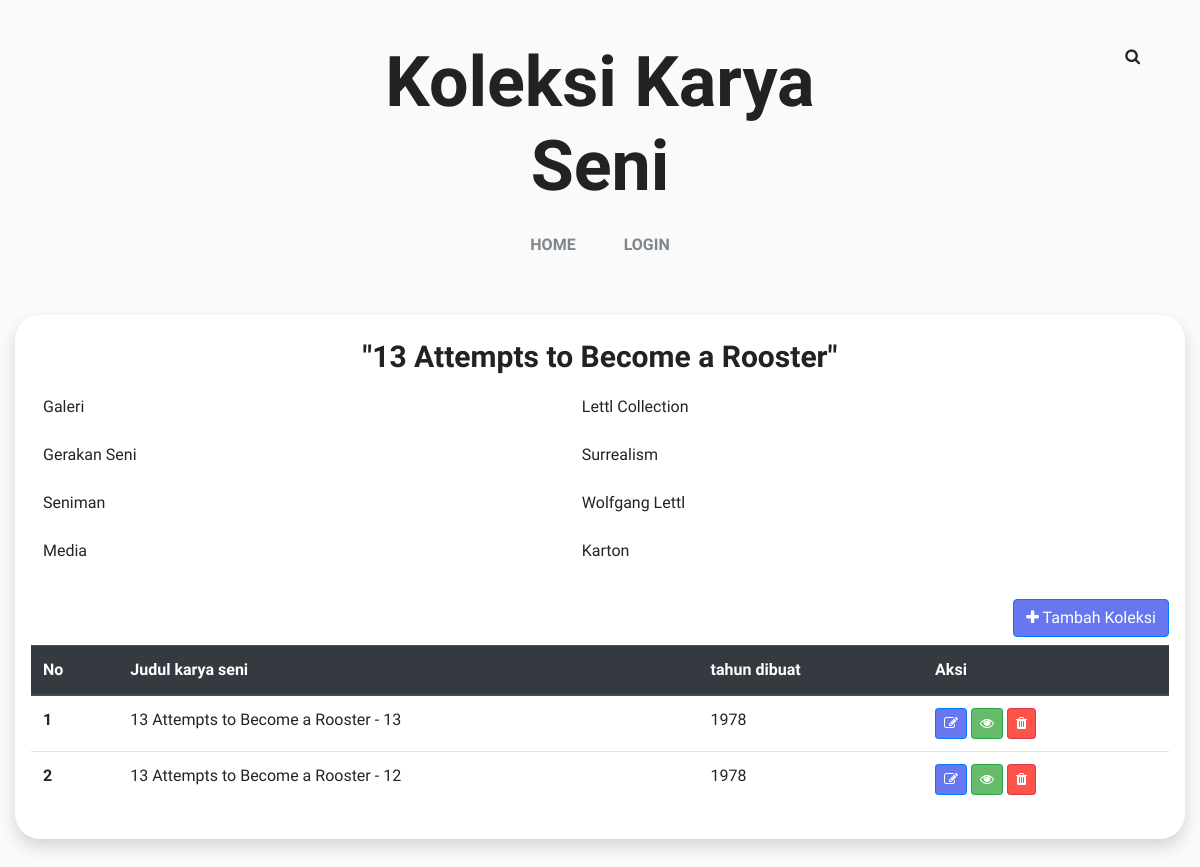
/art/koleksi_artikel/1, run on an earlier commit of the app's database.
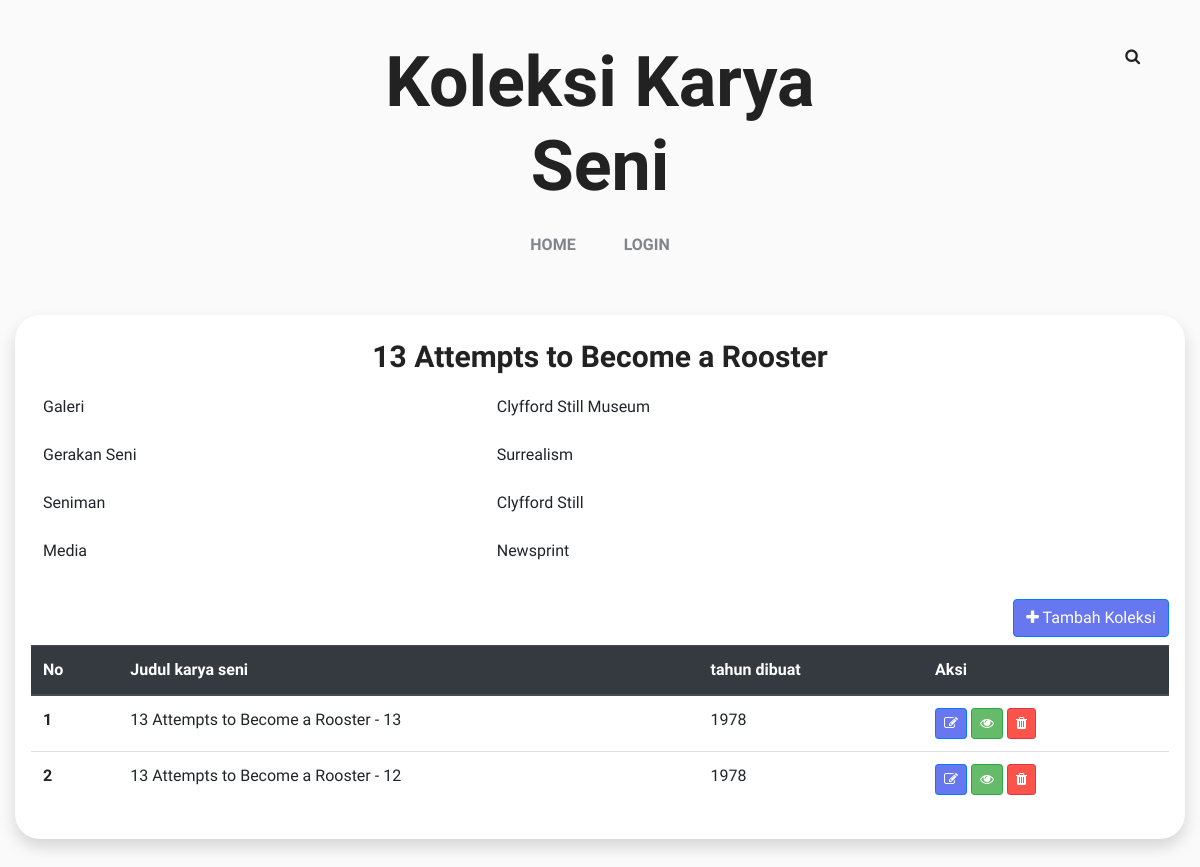
And on a later commit of the database.
### tables this page shows
CREATE TABLE `tr_artikel` (
  `id_artikel` int(11) NOT NULL,
  `id_seniman` int(11) NOT NULL,
  `id_media` int(11) NOT NULL,
  `id_galeri` int(11) NOT NULL,
  `id_jenis` int(11) NOT NULL,
  `judul` varchar(255) NOT NULL,
  `deskripsi` text NOT NULL
);

CREATE TABLE `m_galeri` (
  `id_galeri` int(11) NOT NULL,
  `nama_galeri` varchar(255) NOT NULL,
  `kota` varchar(255) NOT NULL,
  `negara` varchar(255) NOT NULL,
  `foto` varchar(255) NOT NULL,
  `desk_galeri` text NOT NULL
);

CREATE TABLE `m_seniman` (
  `id_seniman` int(11) NOT NULL,
  `nama_seniman` varchar(255) NOT NULL,
  `desk_seniman` text NOT NULL,
  `tanggal_lahir` date NOT NULL
);

CREATE TABLE `m_media` (
  `id_media` int(11) NOT NULL,
  `nama_media` varchar(255) NOT NULL,
  `desk_media` text NOT NULL
);

CREATE TABLE `m_jenis` (
  `id_jenis` int(11) NOT NULL,
  `nama_jenis` varchar(255) NOT NULL,
  `desk_jenis` text NOT NULL,
  `tahun_awal` int(11) NOT NULL
);

### application/controllers/Art.php (called while the page is built, shortened)
<?php
class Art extends CI_Controller {
	public function koleksi_artikel($id)
	{
		$title = array(
			"title" => "Koleksi Karya Seni"
		  );
		$data['artikel'] = $this->m_item->get_detail_artikel($id);
		$data['art'] = $this->m_item->get_all_art($id);
		$this->load->view('header', $title);
		$this->load->view('list-art',$data);
		$this->load->view('footer');
	}
}

### index.php (called while the page is built, shortened)
<?php
require_once BASEPATH.'core/CodeIgniter.php';

### application/models/m_item.php (called while the page is built, shortened)
<?php
class M_item extends CI_Model{
	public function get_detail_artikel($id) {
		return $this->db->query("SELECT a.id_artikel,a.judul,a.deskripsi,b.nama_seniman,b.id_seniman,c.nama_galeri,c.id_galeri,d.nama_media,d.id_media,e.nama_jenis,e.id_jenis FROM tr_artikel as a LEFT JOIN m_seniman AS b ON a.id_seniman=b.id_seniman JOIN m_galeri AS c ON a.id_galeri=c.id_galeri JOIN m_media AS d ON a.id_media=d.id_media JOIN m_jenis AS e ON a.id_jenis=e.id_jenis WHERE a.id_artikel = $id ")->result();
	}
	public function get_all_art($id) {
		return $this->db->query("SELECT * FROM tr_artikel AS a RIGHT JOIN tr_art AS b ON a.id_artikel=b.id_artikel WHERE a.id_artikel = $id")->result();
	}
}
?>

### application/views/list-art.php (the view)
<div class="blog__single__page pb-5">
	<article class="blog__article pt-2 ">
		<blockquote class="shadow bg-white p-3 mb-5" style="text-align: -webkit-center;">
		<?php foreach($artikel as $data_artikel): ?>
		<h3 class="my-2"><?=$data_artikel->judul?></h3>
		<table class="table table-borderless">
			<tr>
				<td>Galeri</td>
				<td><?=$data_artikel->nama_galeri?></td>
			</tr>
			<tr>
				<td>Gerakan Seni</td>
				<td><?=$data_artikel->nama_jenis?></td>
			</tr>
			<tr>
				<td>Seniman</td>
				<td><?=$data_artikel->nama_seniman?></td>
			</tr>
			<tr>
				<td>Media</td>
				<td><?=$data_artikel->nama_media?></td>
			</tr>
		</table>
		<div class="text-right float-right">
			<a  href="<?= base_url('admin/art/'.$data_artikel->id_artikel) ?>" class="btn btn-primary my-2"><i class="fa fa-plus"></i> Tambah Koleksi</a>
		</div>
		<table class="table">
				<thead class="thead-dark">
				  <tr>
					<th scope="col">No</th>
					<th scope="col">Judul karya seni</th>
					<th scope="col">tahun dibuat</th>
					<th scope="col">Aksi</th>
				  </tr>
				</thead>
				<tbody>
				<?php $no = 1; foreach($art as $data){?>
				  <tr>
					<th scope="row"><?=$no; $no++ ;?></th>
					<td><?=$data->judul_art?></td>
					<td><?=$data->tahun_dibuat?></td>
					<td>
						<a href="<?= base_url('art/update_art/'.$data->id_art) ?>" class="btn btn-primary btn-sm" data-toggle="tooltip" data-placement="bottom" title="edit"><i class="fa fa-edit"></i></a>
						<a href="<?= base_url('art/index/'.$data->id_art) ?>" class="btn btn-success btn-sm" data-toggle="tooltip" data-placement="bottom" title="detail"><i class="fa fa-eye"></i></a>
						<a href="<?= base_url('art/delete_art/'.$data->id_art) ?>" onclick="return confirm('Apakah Anda Yakin ingin mengapus koleksi <?=$data->judul_art?>?');" class="btn btn-danger btn-sm" data-toggle="tooltip" data-placement="bottom" title="hapus"><i class="fa fa-trash"></i></a>
					</td>
				  </tr>
				  <?php } ?>
				</tbody>
			  </table>
			<?php endforeach ?>
		</blockquote>
	</div>

What changed in the data, as far as the page shows it:
changed tr_artikel "Surrealism": judul "\"13 Attempts to Become a Rooster\"" → "13 Attempts to Become a Rooster"; id_galeri.nama_galeri "Lettl Collection" → "Clyfford Still Museum"; id_seniman.nama_seniman "Wolfgang Lettl" → "Clyfford Still"; id_media.nama_media "Karton" → "Newsprint"
